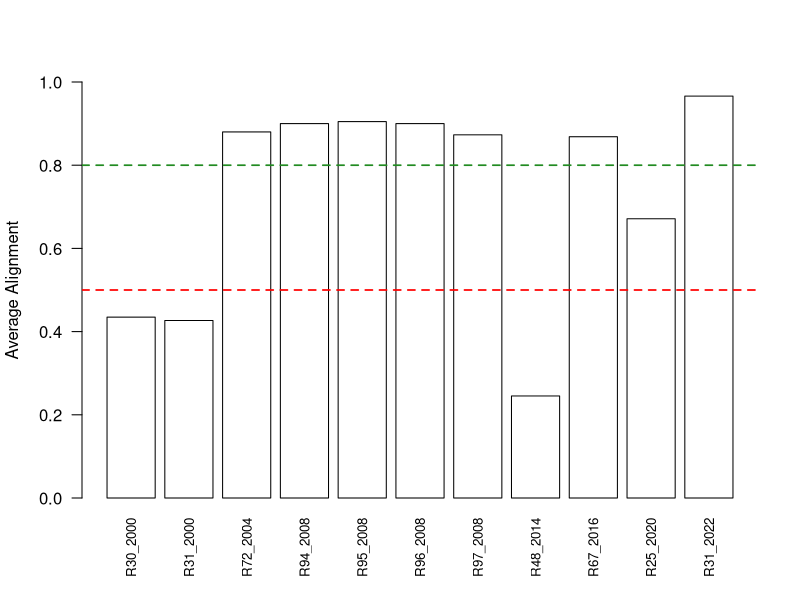
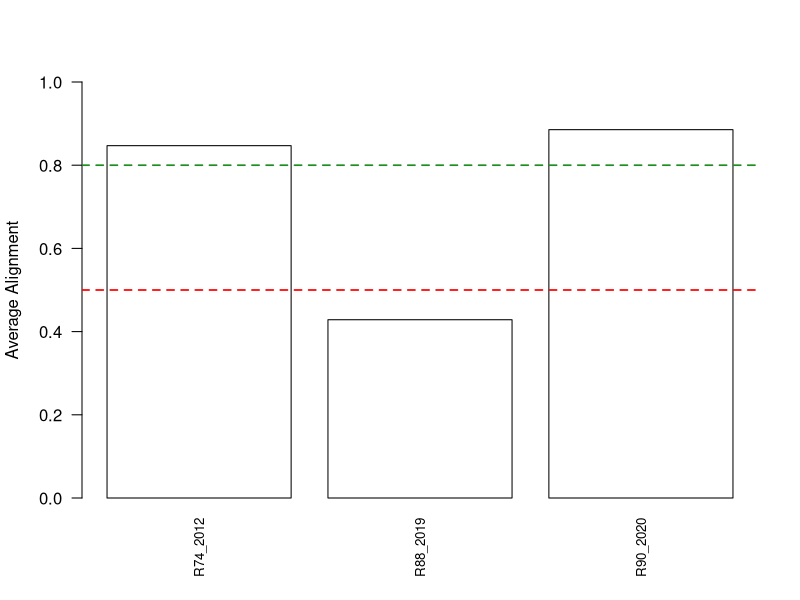

Source code (R) for these figures, in order:
library(sf)
library(ggplot2)

# if indexed data produced using the combining_reps_and_consts file
# can use to get average, create barplot, and get disaligned districts
analyze_indexed_data <- function(indexed_data, state) {
  new_data <- data.frame(indexed_data)
  just_refs <- indexed_data[, -1]
  averages <- colMeans(just_refs, na.rm = TRUE)
  new_data$Average_Ref <- rowMeans(just_refs, na.rm = TRUE)

  # Create a new dataframe with averages
  averages_df <- data.frame(
    Variable = names(averages),
    Average = averages
  )

  # Extract the last 4 letters of each value in the first row
  last_four_letters <- substr(averages_df[, 1],
                              nchar(averages_df[, 1]) - 3,
                              nchar(averages_df[, 1]))

  # Order the columns based on the last 4 letters
  averages_df <- averages_df[order(last_four_letters), ]
  averages_df <- na.omit(averages_df)

  file_name <- file.path("figures", paste0(state, "_average_alignment.png"))
  png(filename = file_name)

  barplot(averages_df$Average,
          names.arg = averages_df$Variable,
          col = "white",
          ylab = "Average Alignment",
          cex.names = 0.8,
          las = 2,
          ylim = c(0, 1))
  abline(h = 0.5, col = "red", lty = 2, lwd = 1.7)
  abline(h = 0.8, col = "#228B22", lty = 2, lwd = 1.7)
  dev.off()

  punished_df <- list()
  for (ref in 2:(ncol(indexed_data) - 1)){
    array <- c()
    for (i in 1:80){
      if (!is.na(indexed_data[i, ref]) && indexed_data[i, ref] == 0){
        array <- c(array, i)
      }
    }
    punished_df[[colnames(indexed_data)[ref]]] <- array
  }
  return(list("average_per_ref" = averages_df,
              "average_per_district" = new_data,
              "punished_df" = punished_df))
}

indexed_data <- read.csv("indexed_votes.csv")
results <- analyze_indexed_data(indexed_data, "ca")
print(results[["punished_df"]])
# don't really know how to save

indexed_data <- read.csv("indexed_votes_wa.csv")
results <- analyze_indexed_data(indexed_data, "wa")
print(results[["punished_df"]])

const_data <- read.csv("final_votes/wa_constituent_votes.csv")
ref_average <- results[["average_per_district"]]

just_averages <- data.frame("District" = const_data[, "Districts"])
averages <- c()
for (i in 1:49){
  average <- (ref_average$Average_Ref[2*i] + ref_average$Average_Ref[2*i-1])/2
  averages <- c(averages, average)
}
just_averages$Average <- averages
write.csv(just_averages, "indexed_average_votes_wa.csv", row.names = FALSE)
